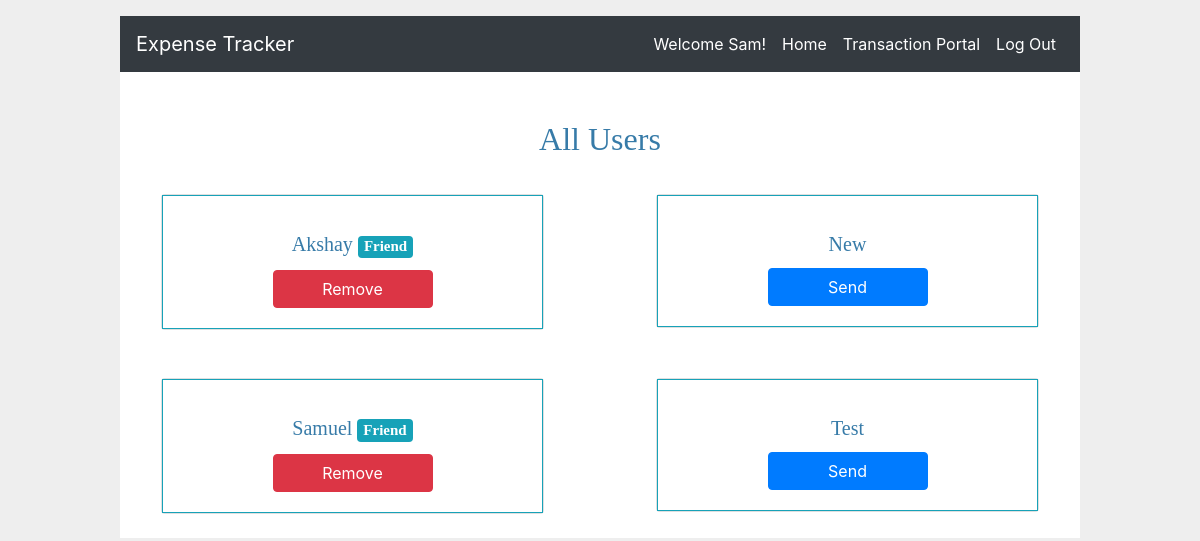
Screenshot of /user/view (signed in) with the database file from the repository.
### tables this page shows
CREATE TABLE user (
id INTEGER PRIMARY KEY AUTOINCREMENT,
username TEXT UNIQUE NOT NULL,
password TEXT NOT NULL,
budget INTEGER DEFAULT 0
);

### flaskr/user.py (the view)
@bp.route('/view', methods = ('GET', 'POST'))
def view():
	error = None
	db = get_db()
	if request.method == 'POST':
		print('Request form: ', request.form)
		handle_index_post(request.form, db)
		return redirect(url_for('category.index'))
	else:
		print('User id: ', g.user['id'])
		all_users = db.execute(
			'SELECT username, id from user'
			' WHERE id!= ?', (g.user['id'],)
		).fetchall()
		if(len(all_users) == 0):
			flash('No other users on the platform! Check back later!')
			return redirect(url_for('category.index'))
		else:
			friend_set, friend_request_sent_set, friend_request_received_set = display_buttons(db)
			print('Friend Set: ', friend_set)
		return render_template('user/view.html', all_users = all_users, friend_set = friend_set, friend_request_sent_set = friend_request_sent_set, friend_request_received_set = friend_request_received_set)

### flaskr/auth.py (called while the page is built)
@bp.before_app_request
def load_logged_in_user():
	user_id = session.get('user_id')
	if user_id is None:
		g.user = None
	else:
		g.user = get_db().execute(
			'SELECT * FROM user WHERE id = ?', (user_id,)
		).fetchone()
		print("Current user: ", g.user['username'])

### flaskr/db.py (called while the page is built)
def get_db():
	if 'db' not in g:
		g.db = sqlite3.connect(
				current_app.config['DATABASE'],
				detect_types = sqlite3.PARSE_DECLTYPES
				)
		'''
		sqlite3.Row tells the connection to return rows that behave like dicts.
		This allows accessing the columns by name.
		'''
		g.db.row_factory = sqlite3.Row
	return g.db

### flaskr/templates/user/view.html
{% extends 'base.html' %}
{% block header %}
  <h2 class="card-title text-center mt-5">{% block title %}All Users{% endblock %}</h2>
{% endblock %}
{% block content %}
  <form method = "POST">
    <div class="row">
     {% for user in all_users %}
        <div class="col-sm-5 my-4 mx-auto">
        	<div class="card">
            <div class="card-body text-center border border-info">
              {% if user['id'] in friend_set %}
              <h5 class="card-title">{{user['username']}} <span class="badge badge-info"> Friend </span></h5>
              {% else %}
              <h5 class="card-title">{{user['username']}}</h5>
              {% endif %}
            {% if user['id'] in friend_set %}
              <input type='submit' class="btn btn-danger" name='submit_{{user['id']}}' value='Remove'>
            {% elif user['id'] in friend_request_sent_set %}
            <input type='submit' class="btn btn-warning" name='submit_{{user['id']}}' value='Pending' disabled>
            {% elif user['id'] in friend_request_received_set %}
            <input type='submit' class="btn btn-success" name='submit_{{user['id']}}' value='Accept'>
            <input type='submit' class="btn btn-danger" name='submit_{{user['id']}}' value='Reject'>
            {% else %}
              <input type='submit' class="btn btn-primary" name='submit_{{user['id']}}' value='Send'>
            {% endif %}
            </div>
          </div>
        </div>
      {% endfor %}
    </div>
  </form>
{% endblock %}

### flaskr/templates/base.html (shortened to what this page needs)
<!DOCTYPE html>
<html lang="en">
  <head>
    <link rel="stylesheet" href="https://maxcdn.bootstrapcdn.com/bootstrap/4.0.0/css/bootstrap.min.css">
    <link rel="stylesheet" href="{{ url_for('static', filename='css/style.css') }}">
  </head>
  <body>
    <nav class="navbar navbar-expand-lg navbar-dark bg-dark">
      <span class="navbar-brand">Expense Tracker</span>
      <div class="collapse navbar-collapse" id="navbarTogglerDemo01">
        <ul class="navbar-nav ml-auto mt-2 mt-lg-0">
          {% if g.user %}
            <li class="nav-item active user">
              <span>Welcome {{ g.user['username'] }}!</span>
            </li>
            <li class="nav-item active">
              <a href="{{ url_for('index') }}">Home</a>
            </li>
            <li class="nav-item active">
              <a href="{{ url_for('user.sent') }}">Transaction Portal</a>
            </li>
            <li class="nav-item active">
              <a href="{{ url_for('auth.logout') }}">Log Out</a>
            </li>
          {% endif %}
        </ul>
      </div>
    </nav>
    {% block header %}{% endblock %}
    {% block content %}{% endblock %}
  </body>
</html>

### flaskr/static/css/style.css (style rules this page uses)
html { font-family: sans-serif; background: #eee; padding: 1rem; }
body { max-width: 960px; margin: 0 auto; background: white; }
h1, h2, h3, h4, h5, h6 { font-family: serif; color: #377ba8; margin: 1rem 0; }
a { color: #fff; }
nav { background: lightgray; display: flex; align-items: center; padding: 0 0.5rem; }
nav ul { display: flex; list-style: none; margin: 0; padding: 0; }
nav ul li a, nav ul li span, header .action { display: block; padding: 0.5rem; }
.user { color: #fff; }
input[type=submit] { align-self: start; min-width: 10em; }

### rows the page displays
user: user.username "Sam"
user: username "Akshay"
user: username "New"
user: username "Samuel"
user: username "Test"
